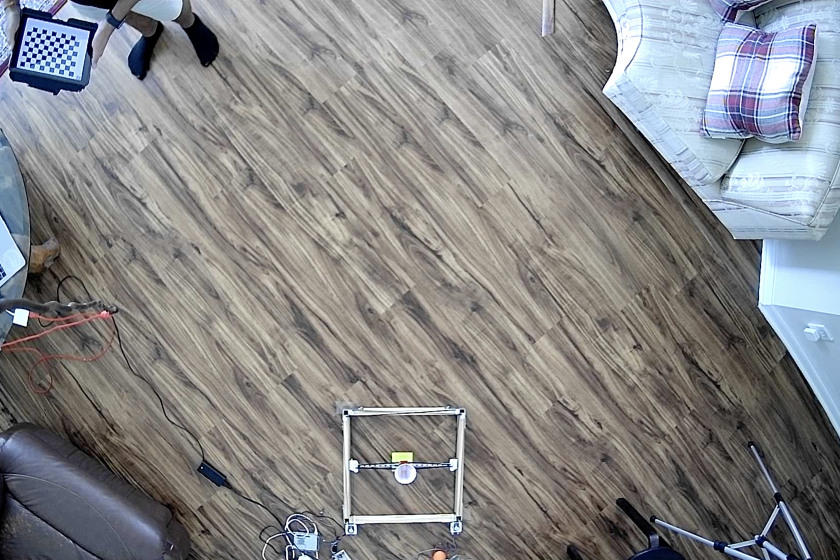
#> input picture src/calibration/images/img0.jpg, 2520 x 1680 px, given in place of the camera (shown at 1/3 size)
$ python visualization.py
#> lines starting #> are read from the running program, lines starting #| are printed output that depends on the picture; after the words box and inside, x2 and y2 are one past the last pixel; in counts of white or black regions, pixels touching at a corner belong together
from collections import deque

import imutils
import numpy as np
import cv2

from time import time

# Min: 1
# X max: 598
# Y max: 335
# Smallest radius: 2.8285

# Initialize variables
timePrev = 0
found_x_target = False
found_y_target = False
x_target = 0
y_target = 0
cameraMatrix = np.array([[6.66323673e+03, 0.00000000e+00, 2.70410621e+02],
						[0.00000000e+00, 9.54503729e+03, 1.94920755e+02],
						[0.00000000e+00, 0.00000000e+00, 1.00000000e+00]])
dist = np.array([[-0.84815084, -3.14006656, -0.00675087, 0.10908347, -1.80929899]])


# Stepper motors
X_max = 1450
Y_max = 1600
min = 0

# Target zone boundaries
rect_tl = (309, 24)
rect_br = (376, 88)

# HSV boundaries
orangeLower = (7, 0, 219)
orangeUpper = (14, 255, 255)

# Define lists for data
buffer = 50
coords = deque(maxlen=buffer)
radii = deque(maxlen=5)
target_coords = deque(maxlen=rect_br[0])

# Start stream and write to video file
stream = cv2.VideoCapture(1)
active, frame = stream.read()
#> frame is the input picture: shape (1680, 2520, 3); mean B, G, R 135.7, 134.8, 134.5

w, h = 0, 0
if active:
    frame = imutils.resize(frame, width=600)
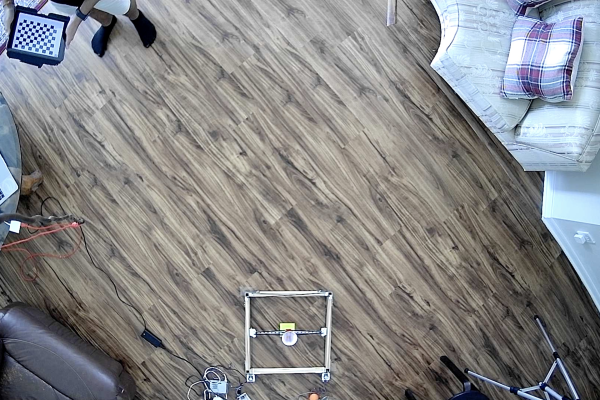
#> frame: shape (400, 600, 3); mean B, G, R 135.7, 134.8, 134.5
    (h, w) = frame.shape[:2]
#> h = 400; w = 600

fourcc = cv2.VideoWriter_fourcc(*'MJPG')
vid = cv2.VideoWriter('video.avi', fourcc, 20.0, (w, h))

while True:
	active, frame = stream.read()
	if active:
		# Frame config and HSV conversion
		frame = imutils.resize(frame, width=600)
		frame = cv2.flip(frame, 0)
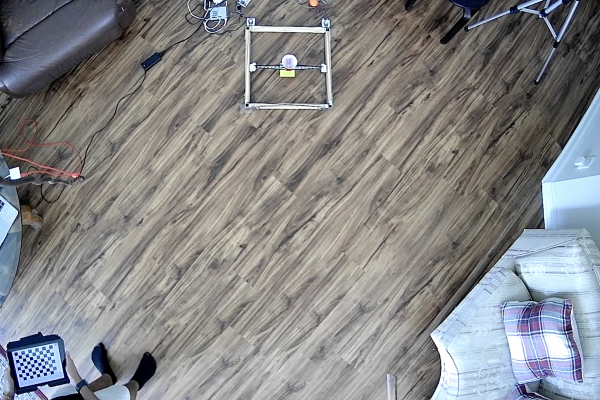
#> frame: shape (400, 600, 3); mean B, G, R 135.7, 134.8, 134.5
		frame = cv2.flip(frame, 1)
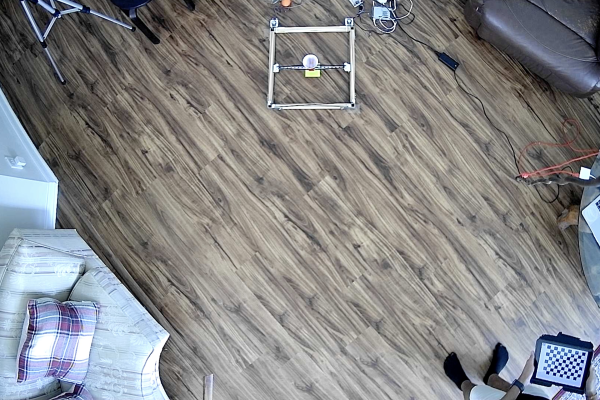
#> frame: shape (400, 600, 3); mean B, G, R 135.7, 134.8, 134.5

		# Correct distortion
		newCameraMatrix, roi = cv2.getOptimalNewCameraMatrix(cameraMatrix, dist, (w,h), 1, (w,h))
#> roi = (1, 4, 598, 391)
		frame = dst = cv2.undistort(frame, cameraMatrix, dist, None, newCameraMatrix)
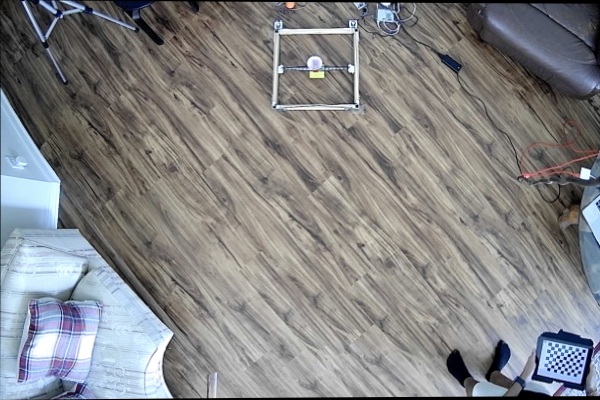
#> frame: shape (400, 600, 3); mean B, G, R 134.3, 133.4, 133

		# Prepare for masking
		blurred = cv2.GaussianBlur(frame, (11, 11), 0)
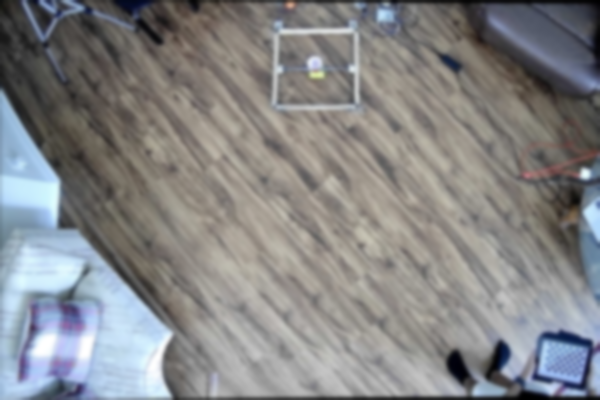
#> blurred: shape (400, 600, 3); mean B, G, R 134.5, 133.5, 133.2
		hsv = cv2.cvtColor(blurred, cv2.COLOR_BGR2HSV)
#> hsv: shape (400, 600, 3); mean H, S, V 42.8, 29.9, 142.3
		hsv[...,1] = hsv[...,1]*10
#> hsv: shape (400, 600, 3); mean H, S, V 42.8, 111.3, 142.3

		# Mask ball
		mask = cv2.inRange(hsv, orangeLower, orangeUpper)
#> mask: shape (400, 600); every value is 0
		mask = cv2.erode(mask, None, iterations=2)
		mask = cv2.dilate(mask, None, iterations=2)

		# Get contour
		contour = cv2.findContours(mask.copy(), cv2.RETR_EXTERNAL, cv2.CHAIN_APPROX_SIMPLE)
#> contour = 0 contours
		contour = imutils.grab_contours(contour)
#> contour = []

		cv2.rectangle(frame, rect_tl, rect_br, (0, 255, 0), 2)
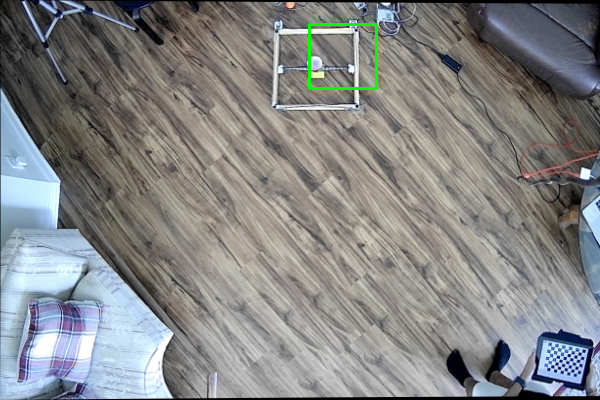
#> frame: shape (400, 600, 3); 0.33% of pixels changed, all inside (x1, y1, x2, y2) = (308, 23, 378, 90)

		# Identify largest contour and draw circle with center
		x, y = 0, 0
		predicted = (x, y)
		if len(contour) > 0:
			c = max(contour, key=cv2.contourArea)
			((X_min, Y_min), radius) = cv2.minEnclosingCircle(c)
			M = cv2.moments(c)

			x, y = int(M["m10"] / M["m00"]), int(M["m01"] / M["m00"])
			center = (x, y)

			# Sample coordinates every 2.5 milliseconds
			timeNow = int(time() * 1000)
			if timeNow - timePrev >= 2.5:
				coords.append(center)
				radii.append(radius)

				timePrev = timeNow

			radii_sorted = sorted(radii)
			radius = radii_sorted[int(len(radii) / 2)]
			cv2.circle(frame, (int(x), int(y)), int(radius), (0, 255, 255), 2)

		# Determine target
		if not found_y_target:
			if len(coords) >= 5 and len(radii) >= 5:
				# Predict y coordinate with radius
				y_data = np.array([coords[0][1], coords[1][1], coords[2][1], coords[3][1], coords[4][1]])
				radii_data = np.array([radii[0], radii[1], radii[2], radii[3], radii[4]])
				print(y_data)
				print(radii_data)

				coefficients = np.polyfit(y_data, radii_data, 2)

				y_predict = np.linspace(max(y_data), 0, 100)
				radii_predict = np.polyval(coefficients, y_predict)

				for i in range(len(radii_predict)):
					if radii_predict[i] <= 0:
						y_target = round(y_predict[i])

						# Limit to zone bounds
						if y_target > rect_br[1]:
							y_target = rect_br[1]
						elif y_target < rect_tl[1]:
							y_target = rect_tl[1]

						found_y_target = True
						break

		# Best fit line through coordinates
		if len(coords) > 1:
			pts = np.array(coords, dtype=np.float32)

			[vx, vy, x0, y0] = cv2.fitLine(pts, cv2.DIST_L2, 0, 0.01, 0.01)

			lefty = int((-x0 * vy / vx) + y0)
			righty = int(((frame.shape[1] - x0) * vy / vx) + y0)

			slope = float((righty - lefty) / (frame.shape[1] - 1))
			y_line = float(lefty)

			# Predict target
			for x_line in range(0, (rect_br[0]+1)):
				y_line += slope

				if x_line >= rect_tl[0]:
					if not found_x_target and found_y_target:
						if slope > 0:
							if y_line >= y_target:
								x_target = x_line
								found_x_target = True
						elif slope < 0:
							if y_line <= y_target:
								x_target = x_line
								found_x_target = True

			# Draw possible target coords
			try:
				cv2.line(frame, (frame.shape[1] - 1, righty), (0, lefty), (255, 0, 0), 2)
			except:
				pass

		# Draw target point
		cv2.circle(frame, (x_target, y_target), 1, (0, 0, 255), 2)
#> frame: shape (400, 600, 3); under 0.01% of pixels changed, all inside (x1, y1, x2, y2) = (0, 0, 3, 3)

		# Make trail
		for i in range(1, len(coords)):
			if coords[i - 1] is None or coords[i] is None:
				continue

			cv2.line(frame, coords[i - 1], coords[i], (0, 0, 255), 5)

		# Show frame and write to video
		cv2.imshow("Frame", frame)
		vid.write(frame)

		key = cv2.waitKey(1) & 0xFF
#> (key q is pressed here)
		if key == ord("q"):
			break

stream.release()
vid.release()
cv2.destroyAllWindows()

print((x_target, y_target))

$ run again, on src/calibration/images/img1.jpg
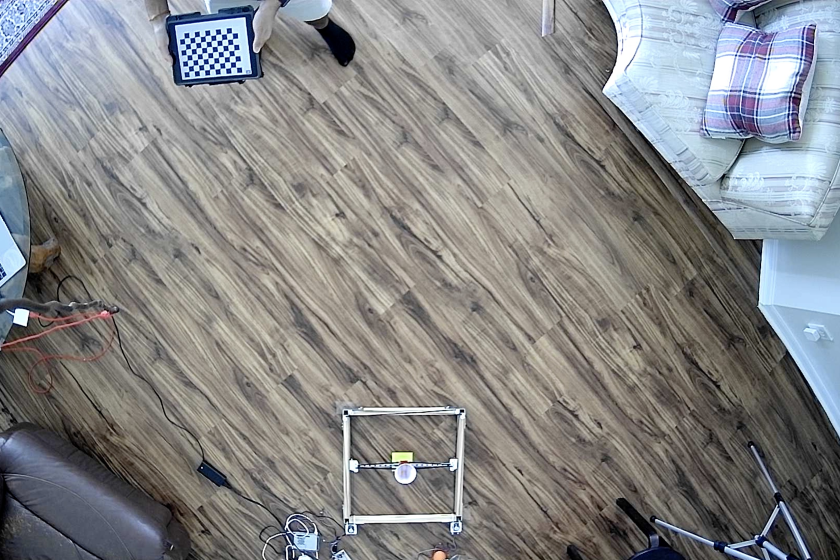
#> input picture src/calibration/images/img1.jpg, 2520 x 1680 px, given in place of the camera (shown at 1/3 size)
#> frame is the input picture: shape (1680, 2520, 3); mean B, G, R 135.5, 134.8, 134.2
#> `blurred = cv2.GaussianBlur(frame, (11, 11), 0)`:
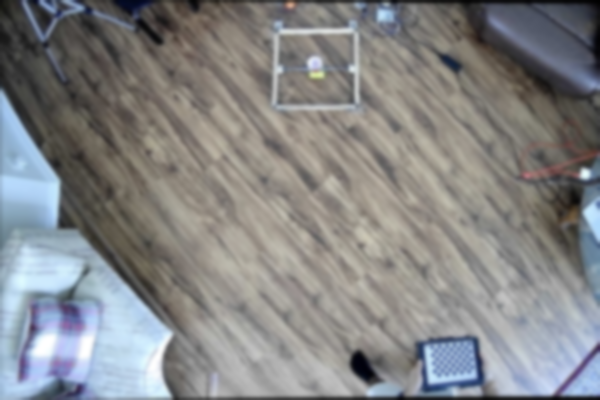
#> blurred: shape (400, 600, 3); mean B, G, R 134.2, 133.5, 132.8
#> mask: shape (400, 600); every value is 0
#> `contour = cv2.findContours(mask.copy(), cv2.RETR_EXTERNAL, cv2.CHAIN_A..`: contour = 0 contours
#> `contour = imutils.grab_contours(contour)`: contour = []
#> `cv2.rectangle(frame, rect_tl, rect_br, (0, 255, 0), 2)`:
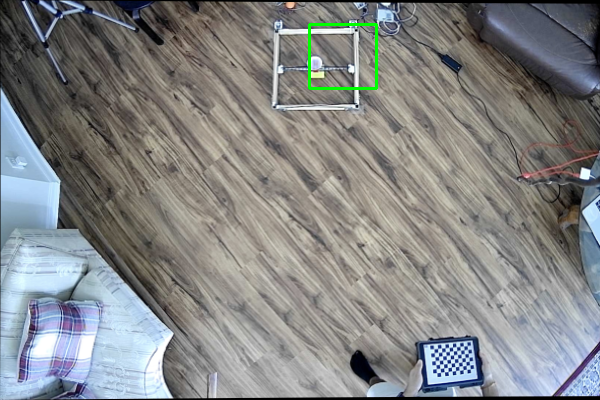
#> frame: shape (400, 600, 3); mean B, G, R 133.6, 133.7, 132.2

$ run again, on src/calibration/images/img10.jpg
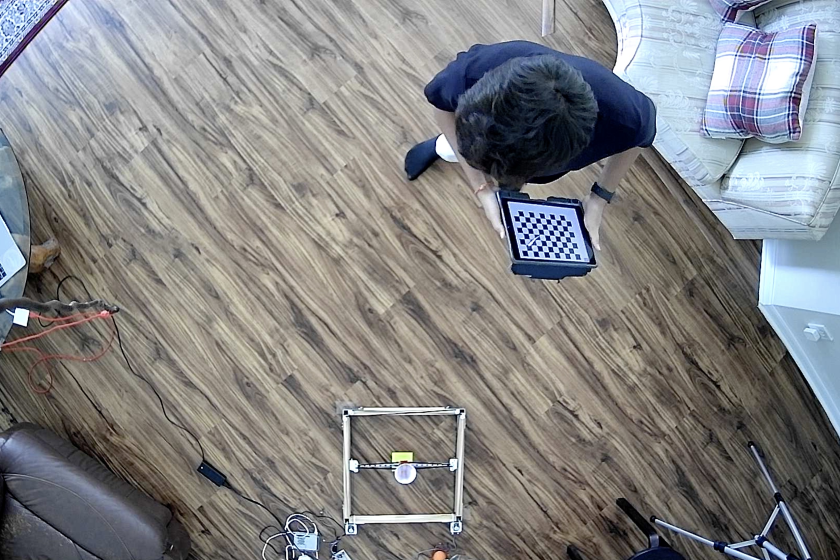
#> input picture src/calibration/images/img10.jpg, 2520 x 1680 px, given in place of the camera (shown at 1/3 size)
#> frame is the input picture: shape (1680, 2520, 3); mean B, G, R 132.3, 131.5, 131.3
#> `blurred = cv2.GaussianBlur(frame, (11, 11), 0)`:
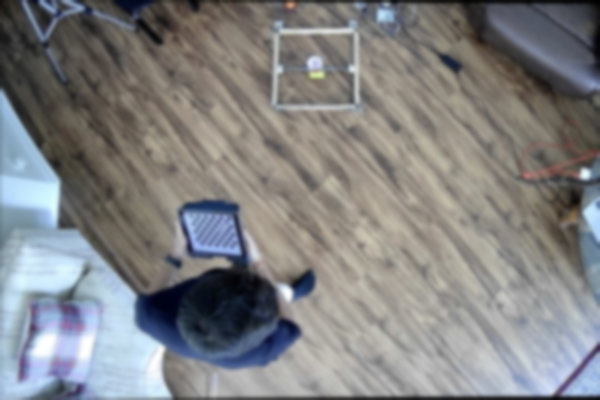
#> blurred: shape (400, 600, 3); mean B, G, R 131.1, 130.1, 129.8
#> mask: shape (400, 600); every value is 0
#> `contour = cv2.findContours(mask.copy(), cv2.RETR_EXTERNAL, cv2.CHAIN_A..`: contour = 0 contours
#> `contour = imutils.grab_contours(contour)`: contour = []
#> `cv2.rectangle(frame, rect_tl, rect_br, (0, 255, 0), 2)`:
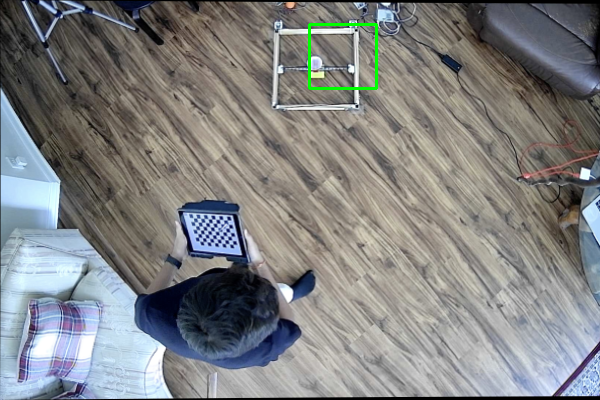
#> frame: shape (400, 600, 3); mean B, G, R 130.5, 130.3, 129.2

$ run again, on src/calibration/images/img11.jpg
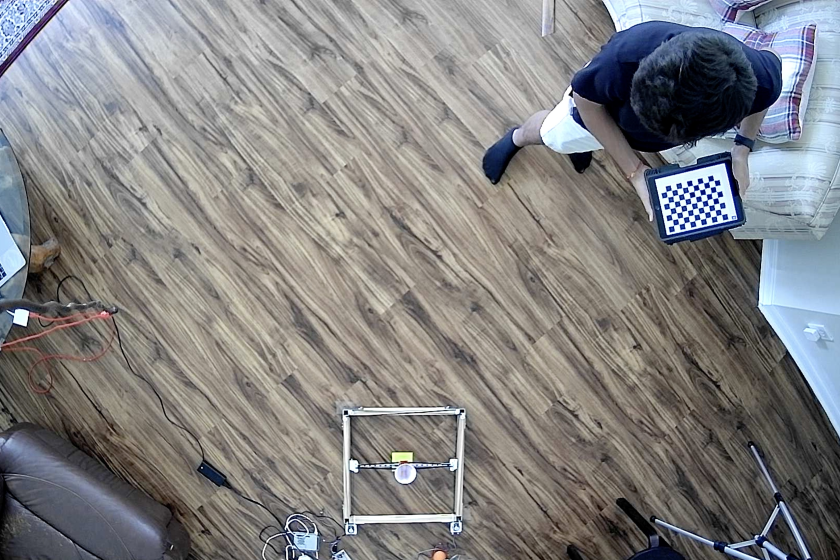
#> input picture src/calibration/images/img11.jpg, 2520 x 1680 px, given in place of the camera (shown at 1/3 size)
#> frame is the input picture: shape (1680, 2520, 3); mean B, G, R 130.9, 130.7, 131.4
#> `blurred = cv2.GaussianBlur(frame, (11, 11), 0)`:
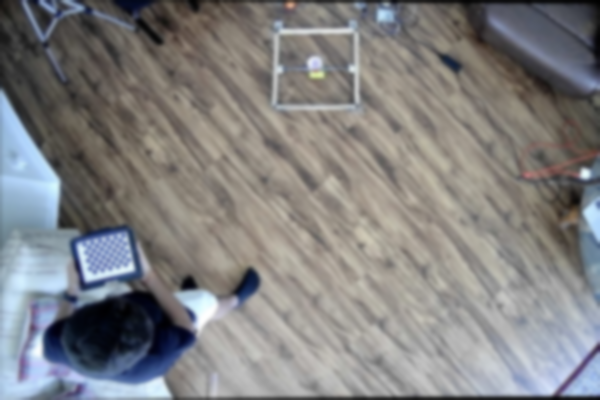
#> blurred: shape (400, 600, 3); mean B, G, R 129.5, 129.2, 129.8
#> mask: shape (400, 600); every value is 0
#> `contour = cv2.findContours(mask.copy(), cv2.RETR_EXTERNAL, cv2.CHAIN_A..`: contour = 0 contours
#> `contour = imutils.grab_contours(contour)`: contour = []
#> `cv2.rectangle(frame, rect_tl, rect_br, (0, 255, 0), 2)`:
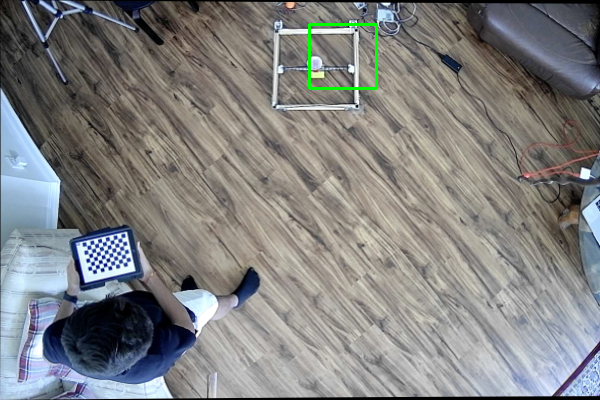
#> frame: shape (400, 600, 3); mean B, G, R 128.9, 129.4, 129.2
